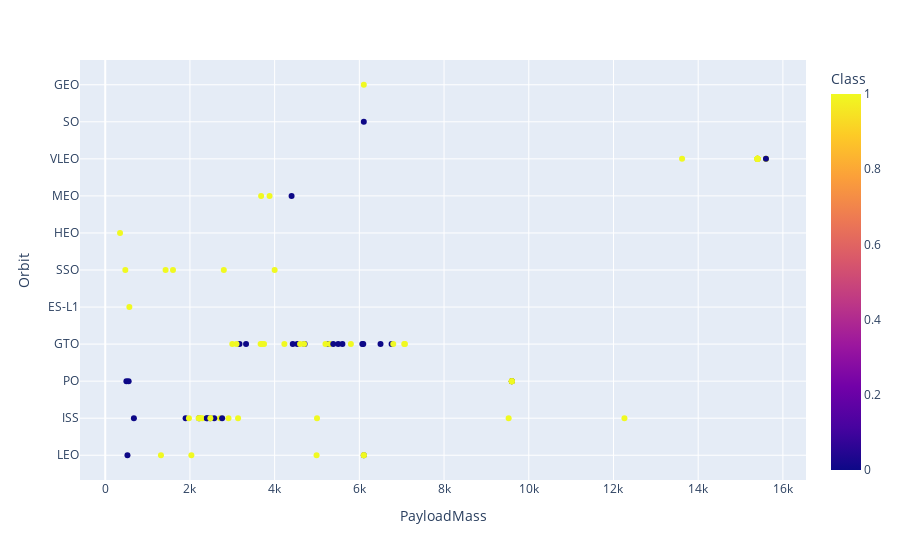

Write notebook code for a chart like this one.
### Code cell
fig6=px.scatter(df, x='PayloadMass', y='Orbit', color='Class')
fig6.show()

### Figure 1 — Plotly figure (JSON) as saved in the notebook; plotly's stock layout.template omitted (floating-point values rounded to 4 significant figures)
{"data": [{"hovertemplate": "PayloadMass=%{x}<br>Orbit=%{y}<br>Class=%{marker.color}<extra></extra>", "legendgroup": "", "marker": {"color": [0, 0, 0, 0, 0, 0, 1, 1, 0, 0, 0, 0, 1, 0, 0, 0, 1, 0, 0, 1, 1, 1, 1, 1, 0, 1, 1, 0, 1, 1, 0, 1, 1, 1, 0, 1, 1, 1, 1, 1, 1, 1, 1, 1, 1, 0, 0, 0, 1, 1, 0, 0, 1, 1, 1, 1, 1, 1, 1, 0, 0, 1, 1, 1, 1, 1, 1, 0, 1, 1, 1, 1, 0, 1, 0, 1, 0, 1, 1, 1, 1, 1, 1, 1, 1, 1, 1, 1, 1, 1], "coloraxis": "coloraxis", "symbol": "circle"}, "mode": "markers", "name": "", "orientation": "h", "showlegend": false, "type": "scatter", "x": [6105.0, 525, 677, 500, 3170, 3325, 2296, 1316, 4535, 4428, 2216, 2395, 570, 1898, 4707, 2477, 2034, 553, 5271, 3136, 4696, 3100, 2257, 4600, 5500, 9600, 2490, 5600, 5300, 6105.0, 6070, 2708, 3669, 9600, 6761, 2910, 475, 4990, 9600, 5200, 3700, 2205, 9600, 6105.0, 4230, 6092, 9600, 2760, 350, 3750, 5384.0, 2410, 7076, 9600, 5800, 7060, 2800, 3000, 4000, 2573, 4400, 9600, 12259, 2482, 13620, 1425, 2228.0, 6500, 15600, 5000, 6800, 15400, 6105.0, 15600, 15400, 1977, 15600, 15400, 9525, 15400, 15400, 3880, 6105.0, 15400, 1600, 15400, 15400, 15400, 15400, 3681], "xaxis": "x", "y": ["LEO", "LEO", "ISS", "PO", "GTO", "GTO", "ISS", "LEO", "GTO", "GTO", "ISS", "ISS", "ES-L1", "ISS", "GTO", "ISS", "LEO", "PO", "GTO", "ISS", "GTO", "GTO", "ISS", "GTO", "GTO", "PO", "ISS", "GTO", "GTO", "LEO", "GTO", "ISS", "GTO", "PO", "GTO", "ISS", "SSO", "LEO", "PO", "GTO", "GTO", "ISS", "PO", "LEO", "GTO", "GTO", "PO", "ISS", "HEO", "GTO", "GTO", "ISS", "GTO", "PO", "GTO", "GTO", "SSO", "GTO", "SSO", "ISS", "MEO", "PO", "ISS", "ISS", "VLEO", "SSO", "ISS", "GTO", "VLEO", "ISS", "GTO", "VLEO", "SO", "VLEO", "VLEO", "ISS", "VLEO", "VLEO", "ISS", "VLEO", "VLEO", "MEO", "GEO", "VLEO", "SSO", "VLEO", "VLEO", "VLEO", "VLEO", "MEO"], "yaxis": "y"}], "layout": {"autosize": true, "coloraxis": {"colorbar": {"title": {"text": "Class"}}, "colorscale": [[0, "#0d0887"], [0.1111, "#46039f"], [0.2222, "#7201a8"], [0.3333, "#9c179e"], [0.4444, "#bd3786"], [0.5556, "#d8576b"], [0.6667, "#ed7953"], [0.7778, "#fb9f3a"], [0.8889, "#fdca26"], [1, "#f0f921"]]}, "legend": {"tracegroupgap": 0}, "margin": {"t": 60}, "xaxis": {"anchor": "y", "autorange": true, "domain": [0, 1], "range": [-593.1, 16540.0], "title": {"text": "PayloadMass"}, "type": "linear"}, "yaxis": {"anchor": "x", "autorange": true, "domain": [0, 1], "range": [-0.709, 10.71], "title": {"text": "Orbit"}, "type": "category"}}}
